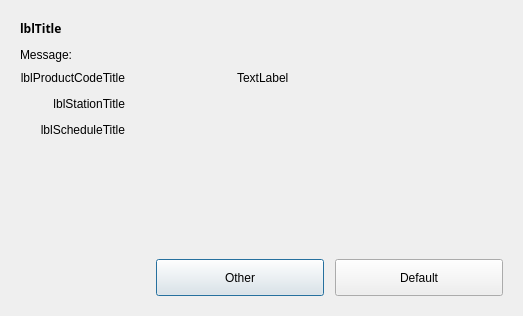
<?xml version="1.0" encoding="UTF-8"?>
<ui version="4.0">
 <class>Dialog</class>
 <widget class="QDialog" name="Dialog">
  <property name="geometry">
   <rect>
    <x>0</x>
    <y>0</y>
    <width>523</width>
    <height>316</height>
   </rect>
  </property>
  <property name="windowTitle">
   <string>Dialog</string>
  </property>
  <property name="autoFillBackground">
   <bool>false</bool>
  </property>
  <layout class="QVBoxLayout" name="verticalLayout_2">
   <item>
    <widget class="QFrame" name="frContainer">
     <property name="frameShape">
      <enum>QFrame::NoFrame</enum>
     </property>
     <property name="frameShadow">
      <enum>QFrame::Raised</enum>
     </property>
     <layout class="QVBoxLayout" name="verticalLayout">
      <item>
       <layout class="QHBoxLayout" name="DialogTitle">
        <property name="bottomMargin">
         <number>5</number>
        </property>
        <item>
         <widget class="QLabel" name="lblTitle">
          <property name="sizePolicy">
           <sizepolicy hsizetype="Preferred" vsizetype="Preferred">
            <horstretch>0</horstretch>
            <verstretch>0</verstretch>
           </sizepolicy>
          </property>
          <property name="maximumSize">
           <size>
            <width>16777215</width>
            <height>45</height>
           </size>
          </property>
          <property name="font">
           <font>
            <family>Century Gothic</family>
            <weight>75</weight>
            <bold>true</bold>
           </font>
          </property>
          <property name="text">
           <string>lblTitle</string>
          </property>
         </widget>
        </item>
       </layout>
      </item>
      <item>
       <widget class="QLabel" name="lblMessage">
        <property name="text">
         <string>Message:</string>
        </property>
       </widget>
      </item>
      <item>
       <layout class="QHBoxLayout" name="horizontalLayout">
        <item>
         <layout class="QGridLayout" name="gridLayout">
          <item row="0" column="0">
           <widget class="QLabel" name="lblProductCodeTitle">
            <property name="text">
             <string>lblProductCodeTitle</string>
            </property>
            <property name="alignment">
             <set>Qt::AlignRight|Qt::AlignTrailing|Qt::AlignVCenter</set>
            </property>
           </widget>
          </item>
          <item row="0" column="1">
           <layout class="QHBoxLayout" name="productCodeLayout">
            <item>
             <widget class="QFrame" name="txtProductCodeValue">
              <property name="sizePolicy">
               <sizepolicy hsizetype="Preferred" vsizetype="Fixed">
                <horstretch>1</horstretch>
                <verstretch>0</verstretch>
               </sizepolicy>
              </property>
              <property name="minimumSize">
               <size>
                <width>100</width>
                <height>20</height>
               </size>
              </property>
              <property name="frameShape">
               <enum>QFrame::NoFrame</enum>
              </property>
              <property name="frameShadow">
               <enum>QFrame::Raised</enum>
              </property>
             </widget>
            </item>
            <item>
             <widget class="QLabel" name="lblLuhnKeyValidator">
              <property name="minimumSize">
               <size>
                <width>0</width>
                <height>0</height>
               </size>
              </property>
              <property name="text">
               <string>TextLabel</string>
              </property>
             </widget>
            </item>
           </layout>
          </item>
          <item row="1" column="0">
           <widget class="QLabel" name="lblStationTitle">
            <property name="text">
             <string>lblStationTitle</string>
            </property>
            <property name="alignment">
             <set>Qt::AlignRight|Qt::AlignTrailing|Qt::AlignVCenter</set>
            </property>
           </widget>
          </item>
          <item row="1" column="1">
           <widget class="QFrame" name="txtStationValue">
            <property name="sizePolicy">
             <sizepolicy hsizetype="Preferred" vsizetype="Fixed">
              <horstretch>1</horstretch>
              <verstretch>0</verstretch>
             </sizepolicy>
            </property>
            <property name="minimumSize">
             <size>
              <width>100</width>
              <height>20</height>
             </size>
            </property>
            <property name="frameShape">
             <enum>QFrame::NoFrame</enum>
            </property>
            <property name="frameShadow">
             <enum>QFrame::Raised</enum>
            </property>
           </widget>
          </item>
          <item row="2" column="0">
           <widget class="QLabel" name="lblScheduleTitle">
            <property name="text">
             <string>lblScheduleTitle</string>
            </property>
            <property name="alignment">
             <set>Qt::AlignRight|Qt::AlignTrailing|Qt::AlignVCenter</set>
            </property>
           </widget>
          </item>
          <item row="2" column="1">
           <widget class="QFrame" name="txtScheduleValue">
            <property name="sizePolicy">
             <sizepolicy hsizetype="Preferred" vsizetype="Fixed">
              <horstretch>1</horstretch>
              <verstretch>0</verstretch>
             </sizepolicy>
            </property>
            <property name="minimumSize">
             <size>
              <width>100</width>
              <height>20</height>
             </size>
            </property>
            <property name="frameShape">
             <enum>QFrame::NoFrame</enum>
            </property>
            <property name="frameShadow">
             <enum>QFrame::Raised</enum>
            </property>
           </widget>
          </item>
         </layout>
        </item>
        <item>
         <spacer name="ContentRightSpacer">
          <property name="orientation">
           <enum>Qt::Horizontal</enum>
          </property>
          <property name="sizeHint" stdset="0">
           <size>
            <width>188</width>
            <height>20</height>
           </size>
          </property>
         </spacer>
        </item>
       </layout>
      </item>
      <item>
       <spacer name="ContentBottomSpacer">
        <property name="orientation">
         <enum>Qt::Vertical</enum>
        </property>
        <property name="sizeHint" stdset="0">
         <size>
          <width>20</width>
          <height>43</height>
         </size>
        </property>
       </spacer>
      </item>
      <item>
       <layout class="QHBoxLayout" name="DialogButtons">
        <property name="topMargin">
         <number>5</number>
        </property>
        <item>
         <spacer name="ButtonAlignSpacer">
          <property name="orientation">
           <enum>Qt::Horizontal</enum>
          </property>
          <property name="sizeHint" stdset="0">
           <size>
            <width>40</width>
            <height>20</height>
           </size>
          </property>
         </spacer>
        </item>
        <item>
         <widget class="QPushButton" name="btnCancel">
          <property name="enabled">
           <bool>true</bool>
          </property>
          <property name="minimumSize">
           <size>
            <width>168</width>
            <height>37</height>
           </size>
          </property>
          <property name="maximumSize">
           <size>
            <width>168</width>
            <height>37</height>
           </size>
          </property>
          <property name="text">
           <string>Other</string>
          </property>
          <property name="default">
           <bool>false</bool>
          </property>
         </widget>
        </item>
        <item>
         <spacer name="ButtonsSpacer">
          <property name="orientation">
           <enum>Qt::Horizontal</enum>
          </property>
          <property name="sizeType">
           <enum>QSizePolicy::Fixed</enum>
          </property>
          <property name="sizeHint" stdset="0">
           <size>
            <width>5</width>
            <height>20</height>
           </size>
          </property>
         </spacer>
        </item>
        <item>
         <widget class="QPushButton" name="btnOK">
          <property name="enabled">
           <bool>true</bool>
          </property>
          <property name="minimumSize">
           <size>
            <width>168</width>
            <height>37</height>
           </size>
          </property>
          <property name="maximumSize">
           <size>
            <width>168</width>
            <height>37</height>
           </size>
          </property>
          <property name="text">
           <string>Default</string>
          </property>
          <property name="default">
           <bool>false</bool>
          </property>
         </widget>
        </item>
       </layout>
      </item>
     </layout>
    </widget>
   </item>
  </layout>
 </widget>
 <resources/>
 <connections/>
</ui>
